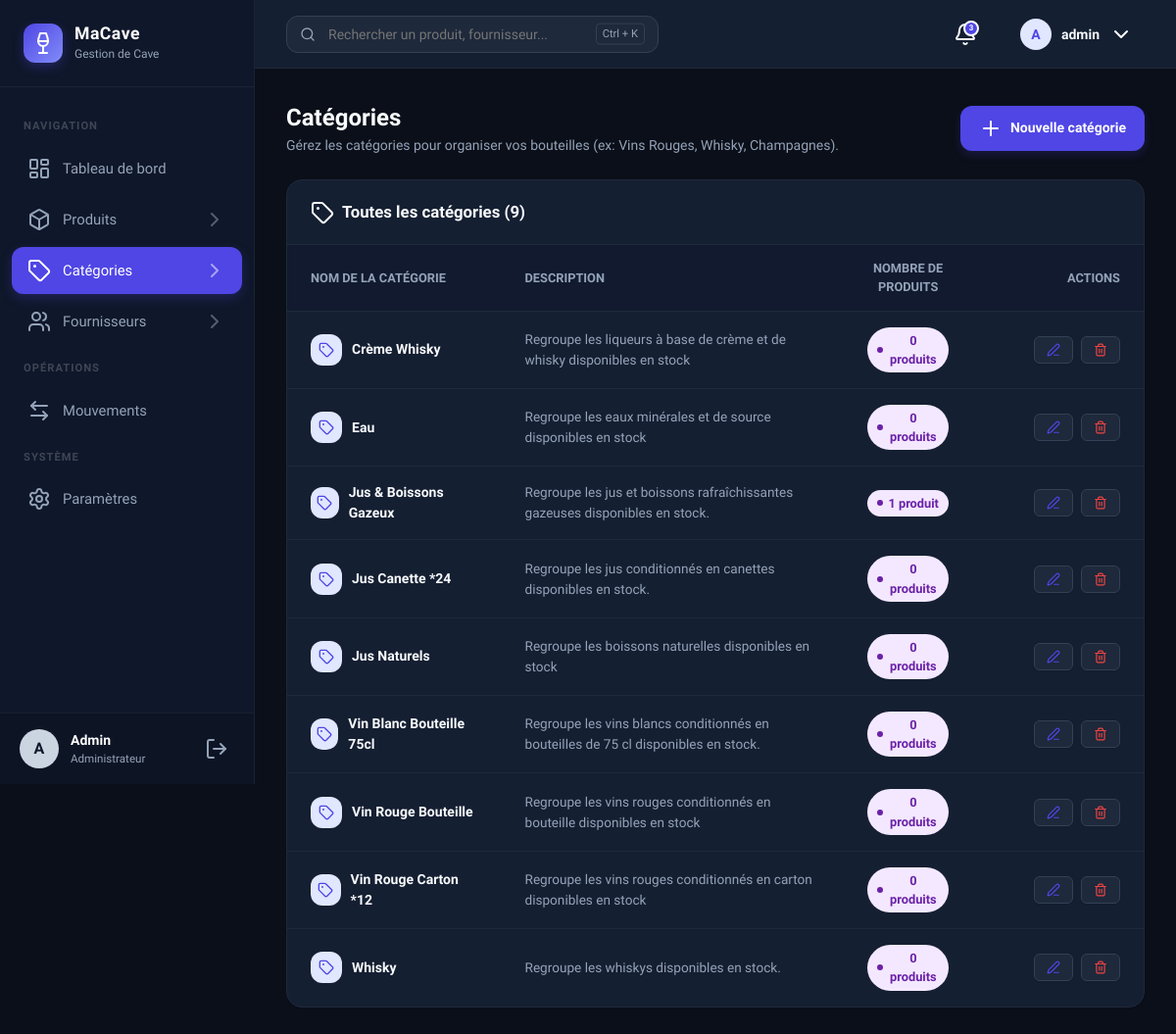
Page /categories/ (signed in) on the committed database.
### products/models.py (models this page shows, shortened)
class Categorie(models.Model):
    nom = models.CharField(max_length=100, unique=True)
    description = models.TextField(blank=True)
    icone = models.CharField(max_length=100, blank=True, help_text="Classe d'icône CSS")
    date_creation = models.DateTimeField(auto_now_add=True)
    class Meta:
        verbose_name = "Catégorie"
        verbose_name_plural = "Catégories"
        ordering = ["nom"]

### products/views.py (the view)
# urls.py: path('categories/', views.categorie_list, name='categorie_list'),
@login_required
def categorie_list(request):
    categories = Categorie.objects.annotate(
        nb_produits=Count('produits', filter=models.Q(produits__est_supprime=False))
    ).all()
    return render(request, 'products/categories/list.html', {'categories': categories})

### products/templates/products/categories/list.html (shortened to what this page needs)
{% extends 'products/base.html' %}
{% load static %}
{% block content %}
<div class="page-header">
    <div class="page-header-title">
        <h1>Catégories</h1>
        <p>Gérez les catégories pour organiser vos bouteilles (ex: Vins Rouges, Whisky, Champagnes).</p>
    </div>
    <div>
        <a href="{% url 'categorie_create' %}" class="btn btn-primary">
            <i data-lucide="plus"></i>
            <span>Nouvelle catégorie</span>
        </a>
    </div>
</div>
<div class="card">
    <div class="card-header">
        <span class="card-title">
            <i data-lucide="tag"></i>
            <span>Toutes les catégories ({{ categories|length }})</span>
        </span>
    </div>
    <div class="card-body p-0">
        <div class="table-responsive">
            <table class="table-modern">
                <thead>
                    <tr>
                        <th style="width: 25%;">Nom de la catégorie</th>
                        <th>Description</th>
                        <th style="width: 15%; text-align: center;">Nombre de Produits</th>
                        <th style="width: 20%; text-align: right; padding-right: 24px;">Actions</th>
                    </tr>
                </thead>
                <tbody>
                    {% for cat in categories %}
                    <tr>
                        <td>
                            <div style="display: flex; align-items: center; gap: 10px; font-weight: 600; color: var(--text-main);">
                                <div style="width: 32px; height: 32px; border-radius: var(--radius-md); background-color: var(--primary-light); color: var(--primary); display: flex; align-items: center; justify-content: center;">
                                    <i data-lucide="tag" style="width: 16px; height: 16px;"></i>
                                </div>
                                <span>{{ cat.nom }}</span>
                            </div>
                        </td>
                        <td>
                            <span style="color: var(--text-muted); font-size: 0.85rem;">
                                {{ cat.description|default:"Aucune description." }}
                            </span>
                        </td>
                        <td style="text-align: center;">
                            <span class="badge info" style="font-size: 0.8rem;">
                                {{ cat.nb_produits }} produit{{ cat.nb_produits|pluralize }}
                            </span>
                        </td>
                        <td style="text-align: right; padding-right: 24px;">
                            <div style="display: inline-flex; gap: 8px;">
                                <a href="{% url 'categorie_update' cat.pk %}" class="btn btn-secondary btn-sm" style="color: var(--primary);" title="Modifier">
                                    <i data-lucide="edit-3" style="width: 14px; height: 14px;"></i>
                                </a>
                                <a href="{% url 'categorie_delete' cat.pk %}" class="btn btn-secondary btn-sm" style="color: #ef4444;" title="Supprimer">
                                    <i data-lucide="trash-2" style="width: 14px; height: 14px;"></i>
                                </a>
                            </div>
                        </td>
                    </tr>
                    {% empty %}
                    <tr>
                        <td colspan="4" style="text-align: center; padding: 32px; color: var(--text-muted);">
                            Aucune catégorie disponible. Cliquez sur "Nouvelle catégorie" pour en ajouter une.
                        </td>
                    </tr>
                    {% endfor %}
                </tbody>
            </table>
        </div>
    </div>
</div>
{% endblock %}

### products/templates/products/base.html (shortened to what this page needs)
{% load static %}
<!DOCTYPE html>
<html lang="fr">
<head>
    <link rel="stylesheet" href="{% static 'products/css/style.css' %}">
</head>
<body class="{% if request.user.is_authenticated and request.user.profile.theme == 'dark' %}dark-mode{% endif %}">
    <div class="app-container">
        <aside class="sidebar">
            <div class="sidebar-brand">
                <div class="logo-icon">
                    <i data-lucide="wine"></i>
                </div>
                <div class="brand-info">
                    <span class="brand-name">MaCave</span>
                    <span class="brand-sub">Gestion de Cave</span>
                </div>
            </div>
            <div class="sidebar-menu-container">
                <nav class="sidebar-menu">
                    <span class="menu-section-title">Navigation</span>
                    <a href="{% url 'dashboard' %}" class="menu-item {% if request.resolver_match.url_name == 'dashboard' %}active{% endif %}">
                        <span class="menu-item-left">
                            <i data-lucide="layout-dashboard"></i>
                            <span>Tableau de bord</span>
                        </span>
                    </a>
                    <a href="{% url 'produit_list' %}" class="menu-item {% if 'produit' in request.resolver_match.url_name %}active{% endif %}">
                        <span class="menu-item-left">
                            <i data-lucide="box"></i>
                            <span>Produits</span>
                        </span>
                        <i data-lucide="chevron-right" class="arrow-icon"></i>
                    </a>
                    <a href="{% url 'categorie_list' %}" class="menu-item {% if 'categorie' in request.resolver_match.url_name %}active{% endif %}">
                        <span class="menu-item-left">
                            <i data-lucide="tag"></i>
                            <span>Catégories</span>
                        </span>
                        <i data-lucide="chevron-right" class="arrow-icon"></i>
                    </a>
                    <a href="{% url 'fournisseur_list' %}" class="menu-item {% if 'fournisseur' in request.resolver_match.url_name %}active{% endif %}">
                        <span class="menu-item-left">
                            <i data-lucide="users"></i>
                            <span>Fournisseurs</span>
                        </span>
                        <i data-lucide="chevron-right" class="arrow-icon"></i>
                    </a>
                    <span class="menu-section-title">Opérations</span>
                    <a href="{% url 'mouvement_list' %}" class="menu-item {% if request.resolver_match.url_name == 'mouvement_list' %}active{% endif %}">
                        <span class="menu-item-left">
                            <i data-lucide="arrow-left-right"></i>
                            <span>Mouvements</span>
                        </span>
                    </a>
                    <span class="menu-section-title">Système</span>
                    <a href="{% url 'settings' %}" class="menu-item {% if request.resolver_match.url_name == 'settings' %}active{% endif %}">
                        <span class="menu-item-left">
                            <i data-lucide="settings"></i>
                            <span>Paramètres</span>
                        </span>
                    </a>
                </nav>
            </div>
            <div class="sidebar-profile">
                <a href="{% url 'settings' %}?tab=profile" class="profile-details" style="cursor: pointer; text-decoration: none;">
                    <div class="profile-avatar">
                        {{ request.user.username|slice:":1"|upper }}
                    </div>
                    <div class="profile-text">
                        <span class="profile-name">{{ request.user.username|capfirst }}</span>
                        <span class="profile-role">
                            {% if request.user.is_superuser %}
                                Administrateur
                            {% else %}
                                Utilisateur
                            {% endif %}
                        </span>
                    </div>
                </a>
                <form action="{% url 'logout' %}" method="post" style="margin: 0; display: inline;">
                    <button type="submit" class="logout-btn" title="Se déconnecter">
                        <i data-lucide="log-out"></i>
                    </button>
                </form>
            </div>
        </aside>
        <main class="main-content">
            <header class="topbar">
                <div class="topbar-left">
                    <form action="{% url 'produit_list' %}" method="get" class="search-box">
                        <input type="text" name="q" value="{{ q|default:'' }}" placeholder="Rechercher un produit, fournisseur...">
                        <span class="search-kbd">Ctrl + K</span>
                    </form>
                </div>
                <div class="topbar-right">
                    <div class="icon-actions">
                        <button class="action-icon-btn" title="Notifications">
                            <span class="badge-dot">3</span>
                        </button>
                    </div>
                    <div class="user-dropdown">
                        <button class="user-profile-btn">
                            <div class="avatar">
                                {{ request.user.username|slice:":1"|upper }}
                            </div>
                            <span class="username">{{ request.user.username }}</span>
                            <i data-lucide="chevron-down"></i>
                        </button>
                    </div>
                </div>
            </header>
            <div class="content-body">
                {% block content %}{% endblock %}
            </div>
        </main>
    </div>
</body>
</html>

### rows in the picture
Categorie: nom "Crème Whisky", description "Regroupe les liqueurs à base de crème et de whisky disponibles en stock", nb_produits "0"
Categorie: nom "Eau", description "Regroupe les eaux minérales et de source disponibles en stock", nb_produits "0"
Categorie: nom "Jus & Boissons Gazeux", description "Regroupe les jus et boissons rafraîchissantes gazeuses disponibles en stock.", nb_produits "1"
Categorie: nom "Jus Canette *24", description "Regroupe les jus conditionnés en canettes disponibles en stock.", nb_produits "0"
Categorie: nom "Jus Naturels", description "Regroupe les boissons naturelles disponibles en stock", nb_produits "0"
Categorie: nom "Vin Blanc Bouteille 75cl", description "Regroupe les vins blancs conditionnés en bouteilles de 75 cl disponibles en stock.", nb_produits "0"
Categorie: nom "Vin Rouge Bouteille", description "Regroupe les vins rouges conditionnés en bouteille disponibles en stock", nb_produits "0"
Categorie: nom "Vin Rouge Carton *12", description "Regroupe les vins rouges conditionnés en carton disponibles en stock", nb_produits "0"
Categorie: nom "Whisky", description "Regroupe les whiskys disponibles en stock.", nb_produits "0"

### other values in the picture
{{ request.user.username|slice:":1"|upper }} "A"
{{ request.user.username|capfirst }} "Admin"
{{ request.user.username }} "admin"
{{ categories|length }} "9"
